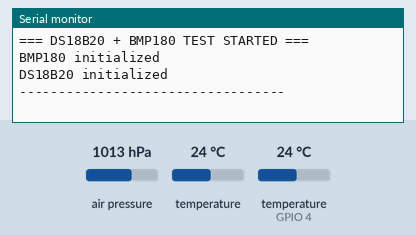
Bench run of a sketch on a simulated ESP32. Parts: the last lines printed to the serial monitor. The inputs (shaded band) are chosen by the test bench; at power-on: air pressure 1013 hPa, temperature (sensor on GPIO 4) 24 °C, temperature 24 °C.

Above: at 2.2 s.
2.3 s: air pressure set to 952 hPa
At 3.9 s:
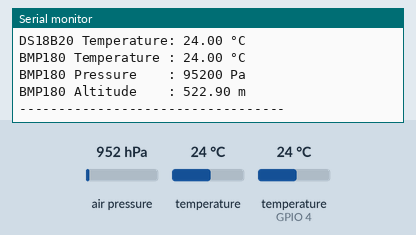
4.6 s: temperature (sensor on GPIO 4) set to 12 °C
6.9 s: temperature (sensor 0) set to 12 °C
9.2 s: temperature (sensor on GPIO 4) set to 19 °C
11.5 s: air pressure set to 975 hPa
At 13.7 s:
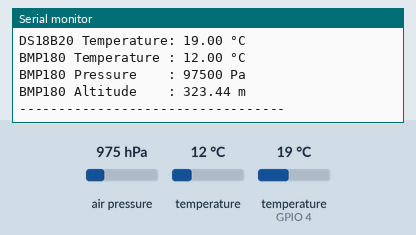
Timing chart, 0 to 14.8 s (numbered marks = the images above; inputs shaded):
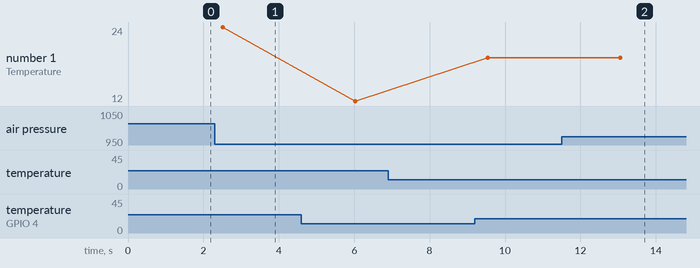

The sketch:

test_ds.ino
```cpp
// #include <DS18B20.h>

// DS18B20 ds18b20(4);

// void setup() {
//   Serial.begin(115200);
//   delay(1000);
//   Serial.println("DS18B20 test started");
// }

// void loop() {
//   ds18b20.doConversion();
//   delay(750);

//   float temp = ds18b20.getTempC();
//   Serial.printf("Temperature: %.2f °C\n", temp);

//   delay(2000);
// }

#include <DS18B20.h>
#include <Wire.h>
#include <Adafruit_BMP085.h>

// ===== DS18B20 =====
#define DS18B20_PIN 4
DS18B20 ds18b20(DS18B20_PIN);

// ===== BMP180 =====
Adafruit_BMP085 bmp180;

void setup()
{
    Serial.begin(115200);
    delay(1000);

    Serial.println("=== DS18B20 + BMP180 TEST STARTED ===");

    // I2C init
    Wire.begin();

    // BMP180 init
    if (!bmp180.begin())
    {
        Serial.println("BMP180 NOT FOUND");
        while (1);
    }
    Serial.println("BMP180 initialized");

    Serial.println("DS18B20 initialized");
    Serial.println("----------------------------------");
}

void loop()
{
    // ===== DS18B20 =====
    ds18b20.doConversion();
    delay(750);  // timp necesar conversiei

    float temp_ds = ds18b20.getTempC();

    // ===== BMP180 =====
    float temp_bmp = bmp180.readTemperature();
    int32_t pressure = bmp180.readPressure();
    float altitude = bmp180.readAltitude();

    // ===== OUTPUT =====
    Serial.println("Sensor readings:");

    Serial.printf("DS18B20 Temperature: %.2f °C\n", temp_ds);

    Serial.printf("BMP180 Temperature : %.2f °C\n", temp_bmp);
    Serial.printf("BMP180 Pressure    : %ld Pa\n", pressure);
    Serial.printf("BMP180 Altitude    : %.2f m\n", altitude);

    Serial.println("----------------------------------");
    delay(2000);
}
```

Measured:
- after the input at 2.3 s, the serial monitor: prints a new line after 0.21 s (image 1)
- after the input at 11.5 s, the serial monitor: prints a new line after 1.6 s (image 2)
- plotted number 1: 24 → 12 after the input at 4.6 s, 12 → 19 after the input at 9.2 s
